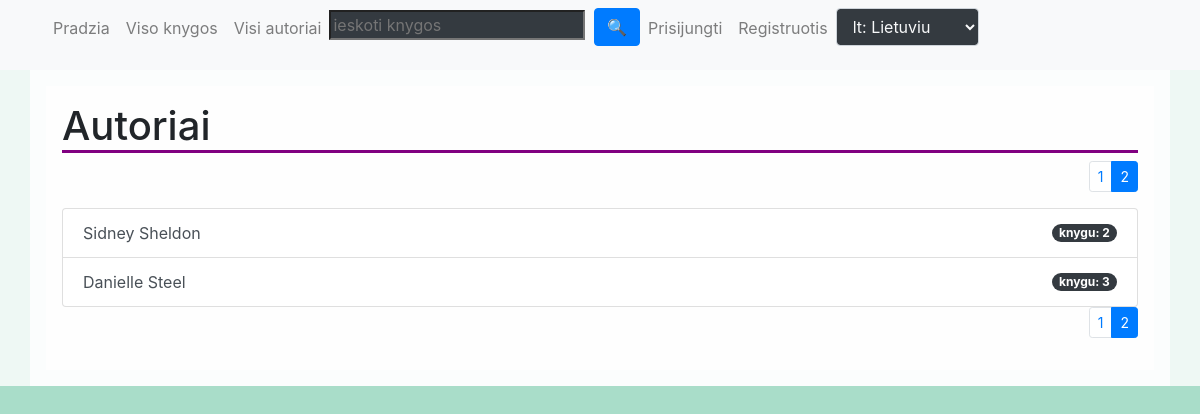
Page /library/authors/?page=2 on the earlier database version.
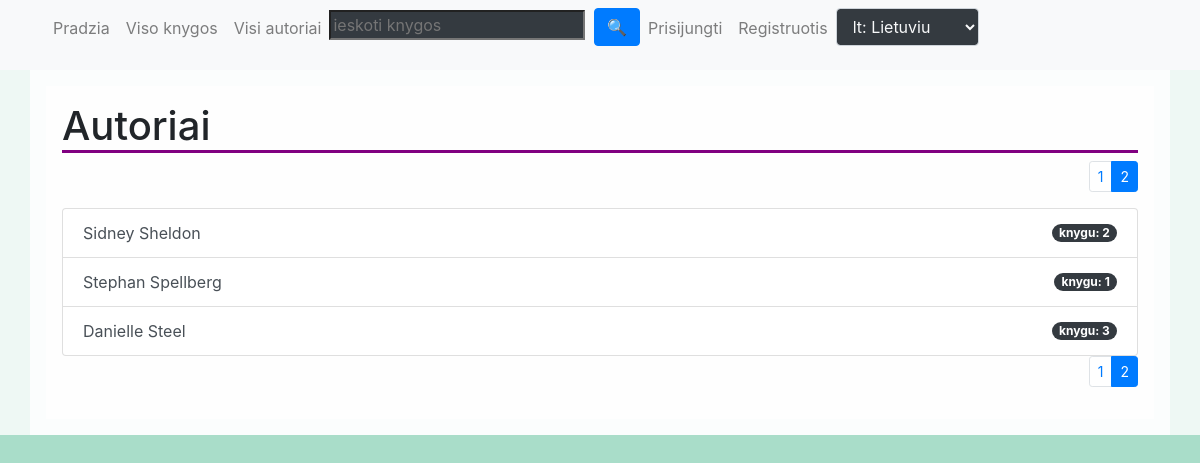
Same page on the later database version.
### books/models.py (models this page shows)
class Author(models.Model):
    first_name = models.CharField(_('vardas'), max_length=100)
    last_name = models.CharField(_('pavarde'), max_length=100)
    description = HTMLField(_('apie autoriu'), blank=True, null=True)
    def __str__(self):
        return f'{self.first_name} {self.last_name}'
    def get_books_count(self):
        return self.books.count()
    get_books_count.short_description = _('knygos')
    class Meta:
        ordering = ['last_name', 'first_name']
        verbose_name = _('autorius')
        verbose_name_plural = _('autoriai')

### books/views.py (the view)
# urls.py: path('authors/', views.authors, name='authors'),
def authors(request):
    paginator = Paginator(Author.objects.all(), 3)
    page_number = request.GET.get('page')
    authors = paginator.get_page(page_number)
    return render(request, 'books/authors.html', {'authors': authors})

### books/templates/books/authors.html
{% extends 'books/base.html' %}
{% block content %}
    <div class= "container py-3">
        <h1>Autoriai</h1>
        {% include 'books/includes/paginator_for_authors.html' %}
        <div class="list-group">
        {% for author in authors %}
                <a class="list-group-item list-group-item-action d-flex justify-content-between align-items-center" href="{% url 'author' author.id %}">
                {{ author }}
                <span class="badge badge-dark badge-pill">knygu: {{ author.get_books_count }}</span>
                </a>
        {% endfor %}
        </div>
        {% include 'books/includes/paginator_for_authors.html' %}
    </div>
{% endblock content %}

Differences in the rows shown:
added Author: first_name+last_name "Stephan Spellberg", get_books_count "1"
